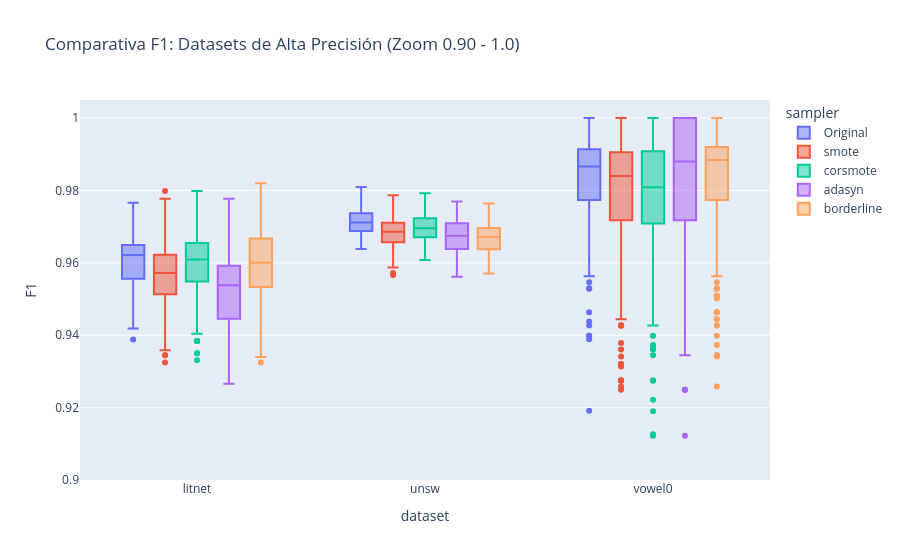

The code cell stored with this chart in its notebook:
### Code cell
# --- SEPARACIÓN EN DOS GRÁFICAS ---

# 1. Lista de datasets para la gráfica con ZOOM (Valores muy altos/apretados)
datasets_ultra = ['cicids2017', 'occupancy']
datasets_zoom = [ 'litnet', 'unsw', 'vowel0']

# Filtramos los dos dataframes
df_ultra = df[df['dataset'].isin(datasets_ultra)]
df_zoom = df[df['dataset'].isin(datasets_zoom)]
df_resto = df[~df['dataset'].isin(datasets_zoom + datasets_ultra)]

# --- GRÁFICA 1: ZOOM (Alta Precisión) ---
fig_zoom = px.box(
    df_zoom, 
    y="F1", 
    color="sampler", 
    x="dataset",
    title="Comparativa F1: Datasets de Alta Precisión (Zoom 0.90 - 1.0)"
)
# Ajustamos el rango del eje Y para que se vean las diferencias
fig_zoom.update_yaxes(range=[0.90, 1.005]) 
fig_zoom.show()
fig_zoom.write_image("../ComparativaF1_Zoom.pdf", format="pdf", width=1200, height=600)

### Figure 1 — Plotly figure (JSON) as saved in the notebook; plotly's stock layout.template omitted (floating-point values rounded to 4 significant figures; data arrays with more than 128 entries replaced by an {"elided": "..."} marker saying what was removed)
{"data": [{"alignmentgroup": "True", "hovertemplate": "sampler=Original<br>dataset=%{x}<br>F1=%{y}<extra></extra>", "legendgroup": "Original", "marker": {"color": "#636efa"}, "name": "Original", "notched": false, "offsetgroup": "Original", "orientation": "v", "showlegend": true, "type": "box", "x": {"elided": "270 str values"}, "x0": " ", "xaxis": "x", "y": {"elided": "270 float values"}, "y0": " ", "yaxis": "y"}, {"alignmentgroup": "True", "hovertemplate": "sampler=smote<br>dataset=%{x}<br>F1=%{y}<extra></extra>", "legendgroup": "smote", "marker": {"color": "#EF553B"}, "name": "smote", "notched": false, "offsetgroup": "smote", "orientation": "v", "showlegend": true, "type": "box", "x": {"elided": "810 str values"}, "x0": " ", "xaxis": "x", "y": {"elided": "810 float values"}, "y0": " ", "yaxis": "y"}, {"alignmentgroup": "True", "hovertemplate": "sampler=corsmote<br>dataset=%{x}<br>F1=%{y}<extra></extra>", "legendgroup": "corsmote", "marker": {"color": "#00cc96"}, "name": "corsmote", "notched": false, "offsetgroup": "corsmote", "orientation": "v", "showlegend": true, "type": "box", "x": {"elided": "810 str values"}, "x0": " ", "xaxis": "x", "y": {"elided": "810 float values"}, "y0": " ", "yaxis": "y"}, {"alignmentgroup": "True", "hovertemplate": "sampler=adasyn<br>dataset=%{x}<br>F1=%{y}<extra></extra>", "legendgroup": "adasyn", "marker": {"color": "#ab63fa"}, "name": "adasyn", "notched": false, "offsetgroup": "adasyn", "orientation": "v", "showlegend": true, "type": "box", "x": {"elided": "810 str values"}, "x0": " ", "xaxis": "x", "y": {"elided": "810 float values"}, "y0": " ", "yaxis": "y"}, {"alignmentgroup": "True", "hovertemplate": "sampler=borderline<br>dataset=%{x}<br>F1=%{y}<extra></extra>", "legendgroup": "borderline", "marker": {"color": "#FFA15A"}, "name": "borderline", "notched": false, "offsetgroup": "borderline", "orientation": "v", "showlegend": true, "type": "box", "x": {"elided": "810 str values"}, "x0": " ", "xaxis": "x", "y": {"elided": "810 float values"}, "y0": " ", "yaxis": "y"}], "layout": {"boxmode": "group", "legend": {"title": {"text": "sampler"}, "tracegroupgap": 0}, "title": {"text": "Comparativa F1: Datasets de Alta Precisión (Zoom 0.90 - 1.0)"}, "xaxis": {"anchor": "y", "domain": [0, 1], "title": {"text": "dataset"}}, "yaxis": {"anchor": "x", "domain": [0, 1], "range": [0.9, 1.005], "title": {"text": "F1"}}}}
